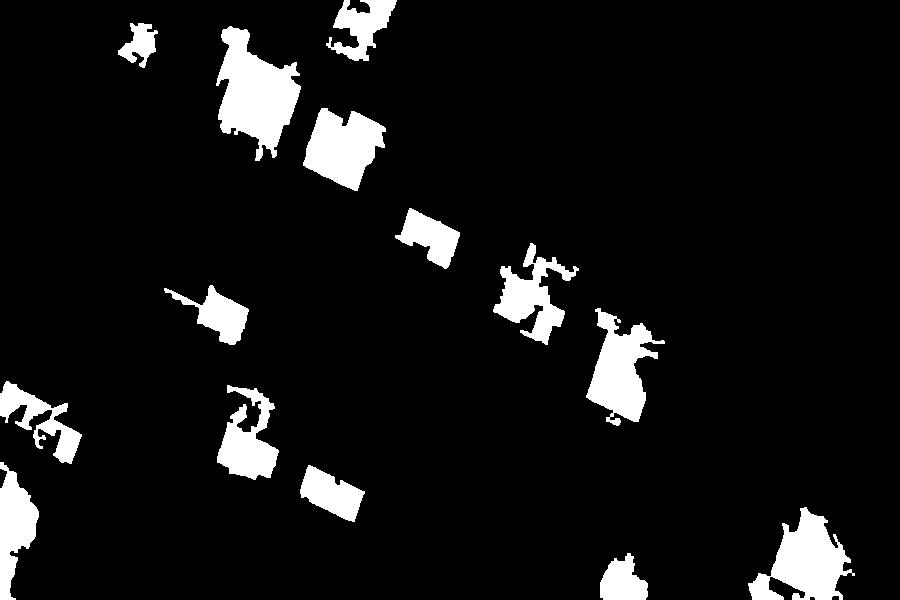
#> input picture Sheet04/img_mosaic_initial_segmentation.tif, 900 x 600 px
$ python 03_vectorization_new.py
#> lines starting #> are read from the running program, lines starting #| are printed output that depends on the picture; after the words box and inside, x2 and y2 are one past the last pixel; in counts of white or black regions, pixels touching at a corner belong together
import numpy as np
import cv2
import skimage
import scipy
import time
import matplotlib.pyplot as plt

np.set_printoptions(suppress=True)

# - - - - - - - - - - - - - - - - - - - - - - - - - - - - - - - - - - - - - -

# TODO your implementation

# refined mask
mask = cv2.imread('img_mosaic_initial_segmentation.tif', cv2.IMREAD_GRAYSCALE)
#> mask: shape (600, 900); 7.9% white; 14 white regions
mask = cv2.threshold(mask, 127, 255, cv2.THRESH_BINARY)[1]

# clean vector polygons
contours, _ = cv2.findContours(mask, cv2.RETR_EXTERNAL, cv2.CHAIN_APPROX_SIMPLE)
#> contours = 14 contours; largest, box (x1, y1, x2, y2) and area: (216, 26, 301, 161) 6162, (748, 507, 855, 600) 4840, (586, 308, 665, 426) 4214, (303, 108, 386, 191) 4181, (493, 243, 579, 345) 3128
polygons = []
for contour in contours:
    area = cv2.contourArea(contour)
    if area < 200:
        continue
    epsilon = 0.005 * cv2.arcLength(contour, True)
    poly = cv2.approxPolyDP(contour, epsilon, True)
    polygons.append(poly)
#> this loop made 14 passes
#> (area, epsilon) on passes 1 to 12: (1463.5, 0.913), (4840.5, 2.82), (1936, 1.05), (2843, 1.83), (2919.5, 2.32), (2173, 2.6), (4213.5, 2.64), (1845.5, 1.39), (3127.5, 2.93), (1878.5, 1.11), (4181, 1.56), (6162, 2.6)
#> after the loop, polygons = 14 contours; largest, box (x1, y1, x2, y2) and area: (216, 26, 301, 161) 6119, (748, 507, 855, 600) 4878, (586, 308, 665, 425) 4240, (303, 108, 386, 191) 4197, (493, 243, 579, 345) 3096

vector_black = np.zeros_like(mask)
cv2.polylines(vector_black, polygons, isClosed=True, color=255, thickness=2)
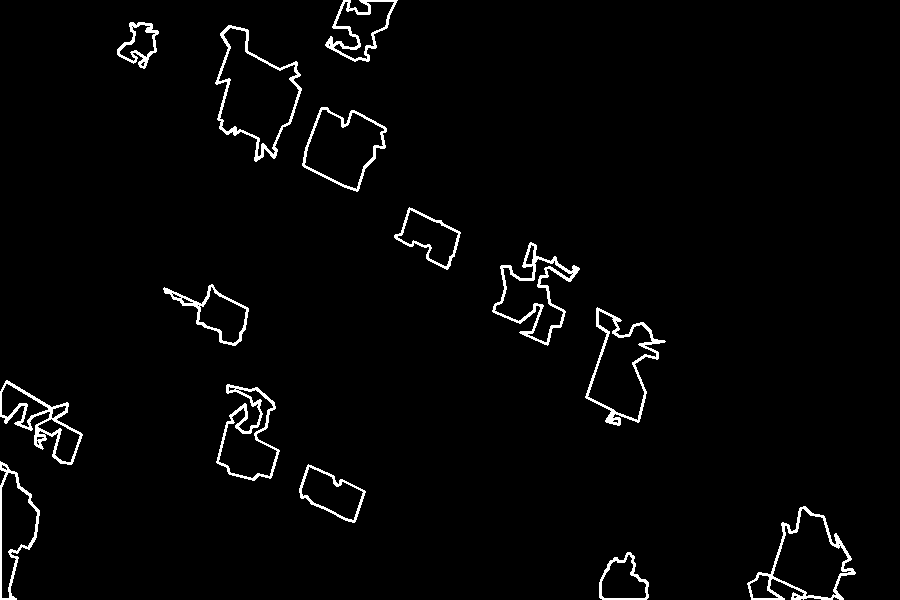
#> vector_black: shape (600, 900); 2.4% white; 14 white regions, largest, box (x1, y1, x2, y2) and area: (492, 242, 580, 346) 1456, (747, 506, 856, 600) 1322, (215, 25, 302, 162) 1287
cv2.imwrite('img_mosaic_vectorized.tif', vector_black)

orig = cv2.imread('img_mosaic.tif')
#> (the run stopped early here; a loop or call above may not have finished)
